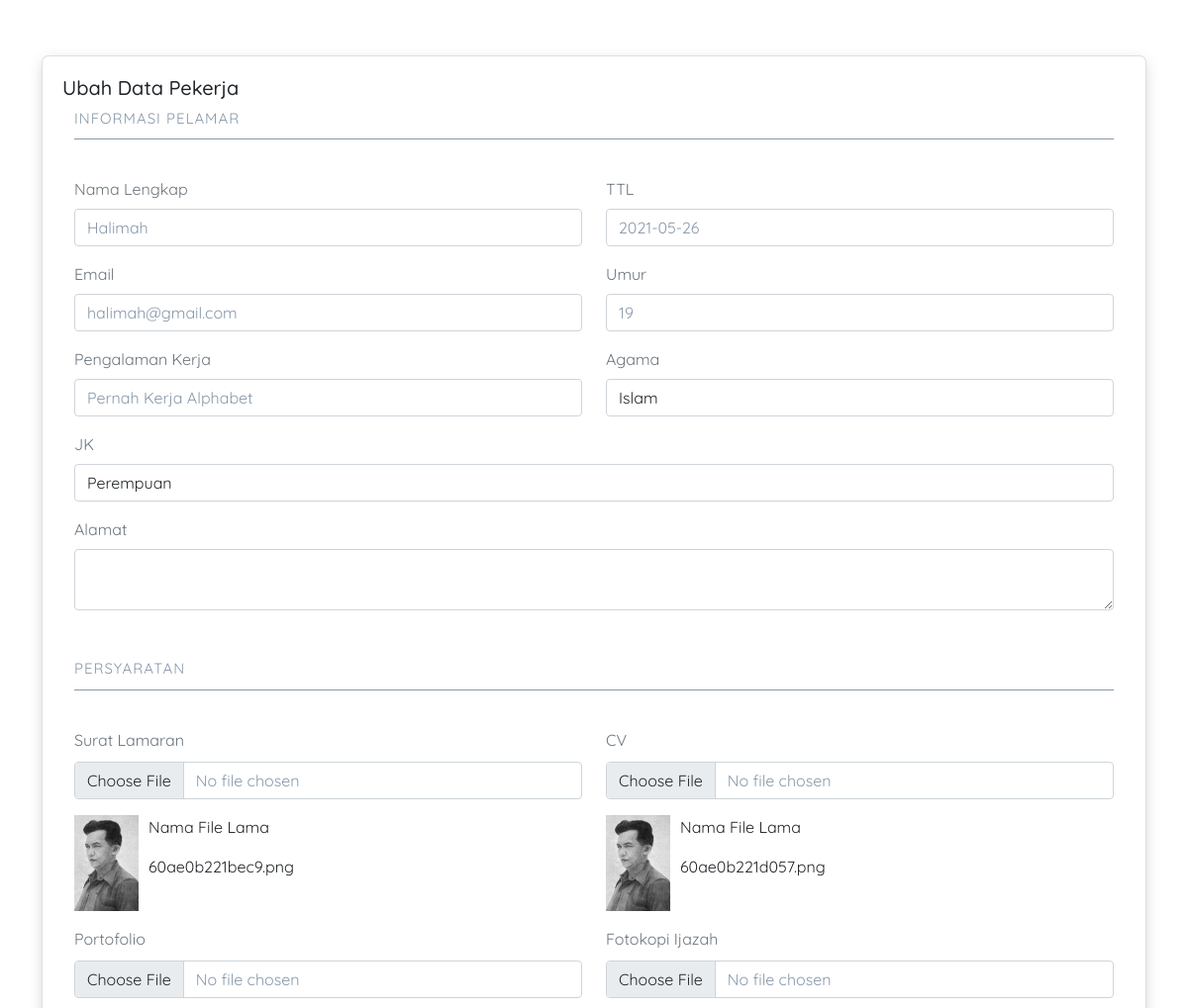
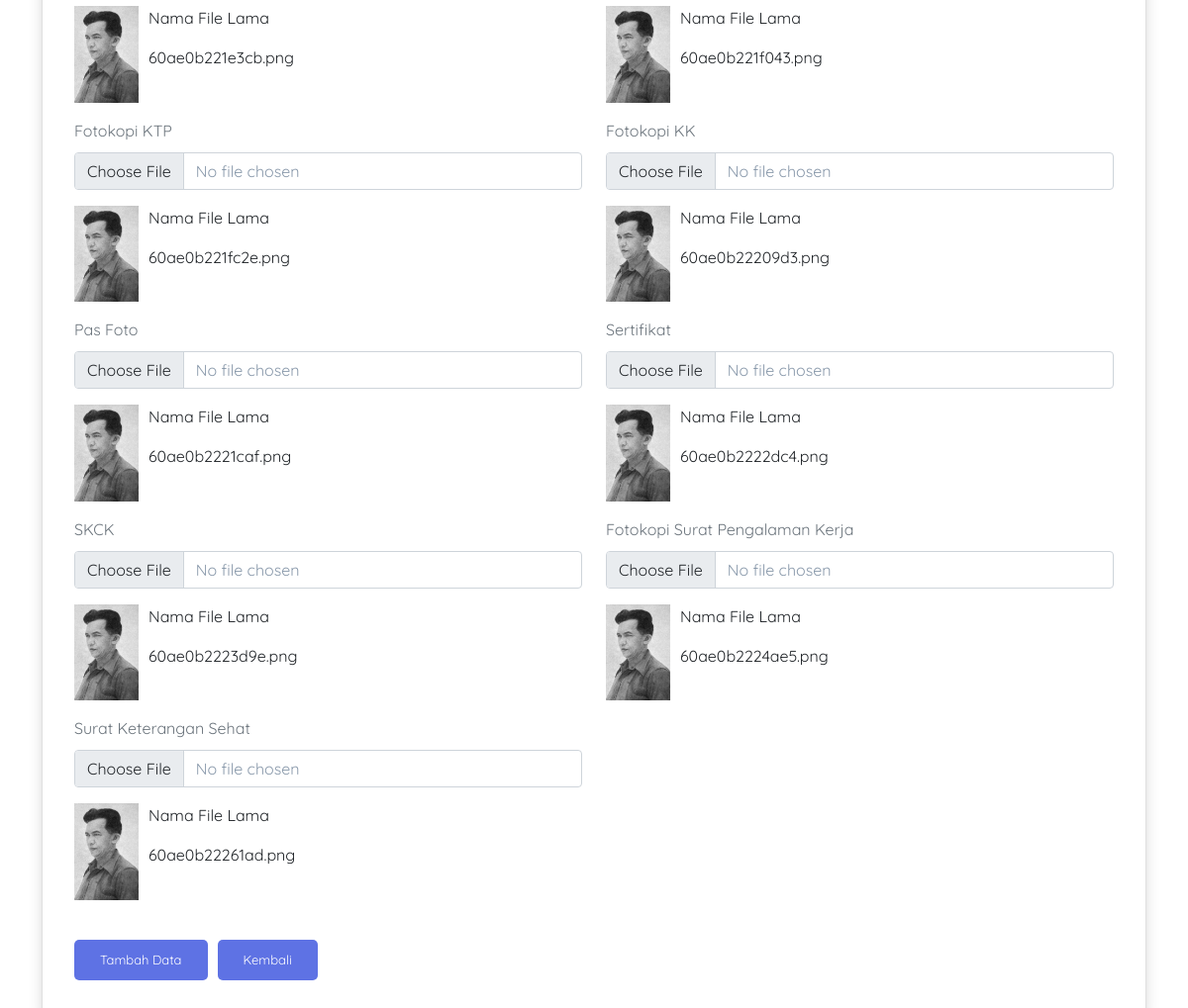
Page /Admin/UbahData.php?ID=7 on the committed database (2 pictures, top to bottom).
### tables this page shows
CREATE TABLE `surat_lamaran` (
  `id` int(11) NOT NULL,
  `surat_lamaran` varchar(100) NOT NULL,
  `cv` varchar(100) NOT NULL,
  `portofolio` varchar(100) NOT NULL,
  `fotokopi_ijazah` varchar(100) NOT NULL,
  `fotokopi_ktp` varchar(100) NOT NULL,
  `fotokopi_kk` varchar(100) NOT NULL,
  `pas_foto` varchar(100) NOT NULL,
  `sertifikat` varchar(100) NOT NULL,
  `skck` varchar(100) NOT NULL,
  `fotokopi_surat_pengalaman_kerja` varchar(100) NOT NULL,
  `surat_keterangan_sehat` varchar(100) NOT NULL,
  `formulir_dari_perusahaan` varchar(100) NOT NULL,
  `status` int(11) NOT NULL
);

CREATE TABLE `formulir` (
  `id_formulir` int(11) NOT NULL,
  `kode_formulir` varchar(100) NOT NULL,
  `nama` varchar(250) NOT NULL,
  `email` varchar(100) NOT NULL,
  `ttl` varchar(50) NOT NULL,
  `alamat` varchar(255) NOT NULL,
  `pengalaman_kerja` varchar(255) NOT NULL,
  `umur` int(11) NOT NULL,
  `jk` enum('Laki-Laki','Perempuan') NOT NULL,
  `agama` enum('Islam','Protestan','Katolik','Kongucu','Budha','Hindu') NOT NULL
);

### Admin/UbahData.php (the view, shortened to what the rows shown need)
<?php
require "../App/koneksi.php";
$ID = $_GET['ID'];
$getQuery = mysqli_query($conn, "SELECT formulir.*, surat_lamaran.* FROM surat_lamaran INNER JOIN formulir ON formulir.id_formulir = surat_lamaran.formulir_dari_perusahaan WHERE id = '$ID'");
$result = mysqli_fetch_assoc($getQuery);
?>
<!DOCTYPE html>
<html lang="en">
<head>
    <link href="https://cdn.jsdelivr.net/npm/bootstrap@5.0.1/dist/css/bootstrap.min.css" rel="stylesheet">
    <link rel="stylesheet" href="../CSS/jquery-ui.css">
    <link rel="stylesheet" href="../CSS/admin.css">
</head>
<body>
    <div class="container">
        <div class="col-md-12">
            <div class="card">
                <div class="contentProfileAdmin">
                    <div class="container">
                        <div class="row">
                            <div class="col-md-6">
                                <div class="inputAdmin d-flex flex-column">
                                    <label for="nama" class="text-secondary">Nama Lengkap</label>
                                    <input type="text" name="nama" value="<?php echo $result['nama'] ?>" id="nama" class="form-control mt-2">
                                </div>
                            </div>
                            <div class="col-md-6">
                                <div class="inputAdmin d-flex flex-column">
                                    <label for="ttl" class="text-secondary">TTL</label>
                                    <input type="text" name="ttl" value="<?php echo $result['ttl'] ?>" id="ttl" class="form-control mt-2">
                                </div>
                            </div>
                            <div class="col-md-6 mt-3">
                                <div class="inputAdmin d-flex flex-column">
                                    <label for="email" class="text-secondary">Email</label>
                                    <input type="email" name="email" value="<?php echo $result['email'] ?>" id="email" class="form-control mt-2">
                                </div>
                            </div>
                            <div class="col-md-6 mt-3">
                                <div class="inputAdmin d-flex flex-column">
                                    <label for="umur" class="text-secondary">Umur</label>
                                    <input type="text" name="umur" id="umur" value="<?php echo $result['umur'] ?>" class="form-control mt-2" onkeyup="if (/\D/g.test(this.value)) this.value = this.value.replace(/\D/g,'')">
                                </div>
                            </div>
                            <div class="col-md-6 mt-3">
                                <div class="inputAdmin d-flex flex-column">
                                    <label for="pengalamanKerja" class="text-secondary">Pengalaman Kerja</label>
                                    <input type="text" name="pengalamanKerja" value="<?php echo $result['pengalaman_kerja'] ?>" id="pengalamanKerja" class="form-control mt-2">
                                </div>
                            </div>
                            <div class="col-md-12 mt-3">
                                <div class="inputAdmin d-flex flex-column">
                                    <label for="alamat" class="text-secondary">Alamat</label>
                                    <textarea type="text" name="alamat" value="<?php echo $result['alamat'] ?>" id="alamat" class="form-control mt-2"></textarea>
                                </div>
                            </div>
                        </div>
                    </div>
                </div>
                <div class="contentProfileAdmin">
                    <div class="container">
                        <div class="row WrapperGambar">
                            <div class="col-md-6">
                                <div class="inputAdmin d-flex flex-column">
                                    <div class="d-flex mb-3">
                                        <img src="../Img/Surat_Lamaran/<?php echo $result['surat_lamaran'] ?>" width="65">
                                        <div class="d-flex" style="margin-left: 10px; flex-direction: column;">
                                            <p>Nama File Lama</p>
                                            <p id="suratLamaranLama"><?php echo $result['surat_lamaran'] ?></p>
                                        </div>
                                    </div>
                                </div>
                            </div>
                            <div class="col-md-6">
                                <div class="inputAdmin d-flex flex-column">
                                    <div class="d-flex mb-3">
                                        <img src="../Img/CV/<?php echo $result['cv'] ?>" width="65">
                                        <div class="d-flex" style="margin-left: 10px; flex-direction: column;">
                                            <p>Nama File Lama</p>
                                            <p id="cvLama"><?php echo $result['cv'] ?></p>
                                        </div>
                                    </div>
                                </div>
                            </div>
                            <div class="col-md-6">
                                <div class="inputAdmin d-flex flex-column">
                                    <div class="d-flex mb-3">
                                        <img src="../Img/Portofolio/<?php echo $result['portofolio'] ?>" width="65">
                                        <div class="d-flex" style="margin-left: 10px; flex-direction: column;">
                                            <p>Nama File Lama</p>
                                            <p id="portofolioLama"><?php echo $result['portofolio'] ?></p>
                                        </div>
                                    </div>
                                </div>
                            </div>
                            <div class="col-md-6">
                                <div class="inputAdmin d-flex flex-column">
                                    <div class="d-flex mb-3">
                                        <img src="../Img/Fotokopi_Ijazah/<?php echo $result['fotokopi_ijazah'] ?>" width="65">
                                        <div class="d-flex" style="margin-left: 10px; flex-direction: column;">
                                            <p>Nama File Lama</p>
                                            <p id="fotokopiIjazahLama"><?php echo $result['fotokopi_ijazah'] ?></p>
                                        </div>
                                    </div>
                                </div>
                            </div>
                            <div class="col-md-6">
                                <div class="inputAdmin d-flex flex-column">
                                    <div class="d-flex mb-3">
                                        <img src="../Img/Fotokopi_KTP/<?php echo $result['fotokopi_ktp'] ?>" width="65">
                                        <div class="d-flex" style="margin-left: 10px; flex-direction: column;">
                                            <p>Nama File Lama</p>
                                            <p id="fotokopiKtpLama"><?php echo $result['fotokopi_ktp'] ?></p>
                                        </div>
                                    </div>
                                </div>
                            </div>
                            <div class="col-md-6">
                                <div class="inputAdmin d-flex flex-column">
                                    <div class="d-flex mb-3">
                                        <img src="../Img/Fotokopi_KK/<?php echo $result['fotokopi_kk'] ?>" width="65">
                                        <div class="d-flex" style="margin-left: 10px; flex-direction: column;">
                                            <p>Nama File Lama</p>
                                            <p id="fotokopiKkLama"><?php echo $result['fotokopi_kk'] ?></p>
                                        </div>
                                    </div>
                                </div>
                            </div>
                            <div class="col-md-6">
                                <div class="inputAdmin d-flex flex-column">
                                    <div class="d-flex mb-3">
                                        <img src="../Img/Pas_Foto/<?php echo $result['pas_foto'] ?>" width="65">
                                        <div class="d-flex" style="margin-left: 10px; flex-direction: column;">
                                            <p>Nama File Lama</p>
                                            <p id="pasFotoLama"><?php echo $result['pas_foto'] ?></p>
                                        </div>
                                    </div>
                                </div>
                            </div>
                            <div class="col-md-6">
                                <div class="inputAdmin d-flex flex-column">
                                    <div class="d-flex mb-3">
                                        <img src="../Img/Sertifikat/<?php echo $result['sertifikat'] ?>" width="65">
                                        <div class="d-flex" style="margin-left: 10px; flex-direction: column;">
                                            <p>Nama File Lama</p>
                                            <p id="SertifikatLama"><?php echo $result['sertifikat'] ?></p>
                                        </div>
                                    </div>
                                </div>
                            </div>
                            <div class="col-md-6">
                                <div class="inputAdmin d-flex flex-column">
                                    <div class="d-flex mb-3">
                                        <img src="../Img/SKCK/<?php echo $result['skck'] ?>" width="65">
                                        <div class="d-flex" style="margin-left: 10px; flex-direction: column;">
                                            <p>Nama File Lama</p>
                                            <p id="skckLama"><?php echo $result['skck'] ?></p>
                                        </div>
                                    </div>
                                </div>
                            </div>
                            <div class="col-md-6">
                                <div class="inputAdmin d-flex flex-column">
                                    <div class="d-flex mb-3">
                                        <img src="../Img/FSPK/<?php echo $result['fotokopi_surat_pengalaman_kerja'] ?>" width="65">
                                        <div class="d-flex" style="margin-left: 10px; flex-direction: column;">
                                            <p>Nama File Lama</p>
                                            <p id="fotokopiSuratPengalamanKerjaLama"><?php echo $result['fotokopi_surat_pengalaman_kerja'] ?></p>
                                        </div>
                                    </div>
                                </div>
                            </div>
                            <div class="col-md-6">
                                <div class="inputAdmin d-flex flex-column">
                                    <div class="d-flex mb-3">
                                        <img src="../Img/SKS/<?php echo $result['surat_keterangan_sehat'] ?>" width="65">
                                        <div class="d-flex" style="margin-left: 10px; flex-direction: column;">
                                            <p>Nama File Lama</p>
                                            <p id="suratKeteranganSehatLama"><?php echo $result['surat_keterangan_sehat'] ?></p>
                                        </div>
                                    </div>
                                </div>
                            </div>
                        </div>
                    </div>
                </div>
            </div>
        </div>
    </div>
</body>
</html>

### rows in the picture
surat_lamaran: nama "Halimah", ttl "2021-05-26", email "halimah@gmail.com", umur "19", pengalamanKerja "Pernah Kerja Alphabet", surat_lamaran (picture), surat_lamaran "60ae0b221bec9.png", cv (picture), cv "60ae0b221d057.png", portofolio (picture), portofolio "60ae0b221e3cb.png", fotokopi_ijazah (picture), fotokopi_ijazah "60ae0b221f043.png", fotokopi_ktp (picture), fotokopi_ktp "60ae0b221fc2e.png", fotokopi_kk (picture), fotokopi_kk "60ae0b22209d3.png", pas_foto (picture), pas_foto "60ae0b2221caf.png", sertifikat (picture), sertifikat "60ae0b2222dc4.png", skck (picture), skck "60ae0b2223d9e.png", fotokopi_surat_pengalaman_kerja (picture), fotokopi_surat_pengalaman_kerja "60ae0b2224ae5.png", surat_keterangan_sehat (picture), surat_keterangan_sehat "60ae0b22261ad.png"
